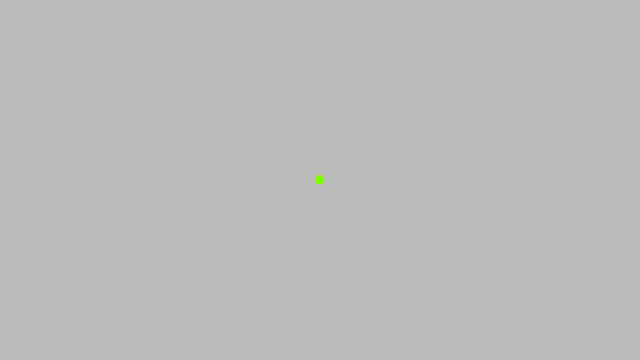
Frame 1 (no input)
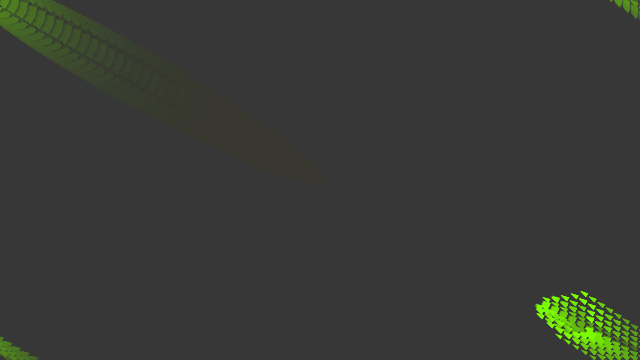
Frame 60 (the mouse pressed at the canvas centre just before this capture)
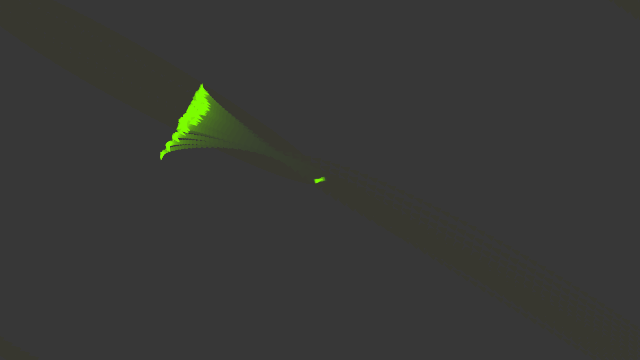
Frame 120 (the mouse held since frame 60 and released just before this capture)

The Processing sketch that drew these frames (run headless with seeded random() and noise(); from frame 60 on, the mouse is pressed at the canvas centre):

// Processing sketch: processing_168474
// ── processing_168474.pde

// Tweak of Daniel Shiffman's Flocking Example
// https://processing.org/examples/flocking.html

Flock flock;

void setup() {
  size(640, 360);
  flock = new Flock();
  // Add an initial set of boids into the system
  for (int i = 0; i < 150; i++) {
    flock.addBoid(new Boid(width/2,height/2));
  }
}

void draw() {
  fill (50, 30); //tweak: transparency
  noStroke();
  rect (0, 0, width, height);
  flock.run();
}

// Add a new boid into the System
void mousePressed() {
  flock.addBoid(new Boid(mouseX,mouseY));
}



// The Boid class

class Boid {

  PVector location;
  PVector velocity;
  PVector acceleration;
  float r;
  float maxforce;    // Maximum steering force
  float maxspeed;    // Maximum speed
  
    
    Boid(float x, float y) {
    acceleration = new PVector(0, 0);

    // This is a new PVector method not yet implemented in JS
    // velocity = PVector.random2D();

    // Leaving the code temporarily this way so that this example runs in JS
    float angle = random(TWO_PI);
    velocity = new PVector(cos(angle), sin(angle));

    location = new PVector(x, y);
    r = 2.0;
    maxspeed = 10;
    maxforce = 0.03;
  }
  

  void run(ArrayList<Boid> boids) {
    flock(boids);
    update();
    borders();
    render();
  }

  void applyForce(PVector force) {
    // We could add mass here if we want A = F / M
    acceleration.add(force);
  }

  // We accumulate a new acceleration each time based on three rules
  void flock(ArrayList<Boid> boids) {
    PVector sep = separate(boids);   // Separation
    PVector ali = align(boids);      // Alignment
    PVector coh = cohesion(boids);   // Cohesion
    // Arbitrarily weight these forces
    sep.mult(1.5);
    ali.mult(1.0);
    coh.mult(1.0);
    // Add the force vectors to acceleration
    applyForce(sep);
    applyForce(ali);
    applyForce(coh);
  }

  // Method to update location
  void update() {
    PVector mouse = new PVector(mouseX, mouseY);
    PVector dir = PVector.sub(mouse, location); 
    dir.normalize();                       
    dir.mult(.35);                        
    acceleration = dir;
    // Update velocity
    velocity.add(acceleration);
    // Limit speed
    velocity.limit(maxspeed);
    location.add(velocity);
    // Reset accelertion to 0 each cycle
    acceleration.mult(0);
  }

  // A method that calculates and applies a steering force towards a target
  // STEER = DESIRED MINUS VELOCITY
  PVector seek(PVector target) {
    PVector desired = PVector.sub(target, location);  // A vector pointing from the location to the target
    // Scale to maximum speed
    desired.normalize();
    desired.mult(maxspeed);

    // Above two lines of code below could be condensed with new PVector setMag() method
    // Not using this method until Processing.js catches up
    // desired.setMag(maxspeed);

    // Steering = Desired minus Velocity
    PVector steer = PVector.sub(desired, velocity);
    steer.limit(maxforce);  // Limit to maximum steering force
    return steer;
  }

  void render() {
    // Draw a triangle rotated in the direction of velocity
    float theta = velocity.heading2D() + radians(90);
    // heading2D() above is now heading() but leaving old syntax until Processing.js catches up
    
    fill(124, 252, 0);
    noStroke();
    pushMatrix();
    translate(location.x, location.y);
    rotate(theta);
    beginShape(TRIANGLES);
    vertex(0, -r*2);
    vertex(-r, r*2);
    vertex(r, r*2);
    endShape();
    popMatrix();
  }


  
  // Wraparound
  void borders() {
    if (location.x < -r) location.x = width+r;
    if (location.y < -r) location.y = height+r;
    if (location.x > width+r) location.x = -r;
    if (location.y > height+r) location.y = -r;
  }

  // Separation
  // Method checks for nearby boids and steers away
  PVector separate (ArrayList<Boid> boids) {
    float desiredseparation = 25.0f;
    PVector steer = new PVector(0, 0, 0);
    int count = 0;
    // For every boid in the system, check if it's too close
    for (Boid other : boids) {
      float d = PVector.dist(location, other.location);
      // If the distance is greater than 0 and less than an arbitrary amount (0 when you are yourself)
      if ((d > 0) && (d < desiredseparation)) {
        // Calculate vector pointing away from neighbor
        PVector diff = PVector.sub(location, other.location);
        diff.normalize();
        diff.div(d);        // Weight by distance
        steer.add(diff);
        count++;            // Keep track of how many
      }
    }
    // Average -- divide by how many
    if (count > 0) {
      steer.div((float)count);
    }

    // As long as the vector is greater than 0
    if (steer.mag() > 0) {
      // First two lines of code below could be condensed with new PVector setMag() method
      // Not using this method until Processing.js catches up
      // steer.setMag(maxspeed);

      // Implement Reynolds: Steering = Desired - Velocity
      steer.normalize();
      steer.mult(maxspeed);
      steer.sub(velocity);
      steer.limit(maxforce);
    }
    return steer;
  }

  // Alignment
  // For every nearby boid in the system, calculate the average velocity
  PVector align (ArrayList<Boid> boids) {
    float neighbordist = 50;
    PVector sum = new PVector(0, 0);
    int count = 0;
    for (Boid other : boids) {
      float d = PVector.dist(location, other.location);
      if ((d > 0) && (d < neighbordist)) {
        sum.add(other.velocity);
        count++;
      }
    }
    if (count > 0) {
      sum.div((float)count);
      // First two lines of code below could be condensed with new PVector setMag() method
      // Not using this method until Processing.js catches up
      // sum.setMag(maxspeed);

      // Implement Reynolds: Steering = Desired - Velocity
      sum.normalize();
      sum.mult(maxspeed);
      PVector steer = PVector.sub(sum, velocity);
      steer.limit(maxforce);
      return steer;
    } 
    else {
      return new PVector(0, 0);
    }
  }

  // Cohesion
  // For the average location (i.e. center) of all nearby boids, calculate steering vector towards that location
  PVector cohesion (ArrayList<Boid> boids) {
    float neighbordist = 50;
    PVector sum = new PVector(0, 0);   // Start with empty vector to accumulate all locations
    int count = 0;
    for (Boid other : boids) {
      float d = PVector.dist(location, other.location);
      if ((d > 0) && (d < neighbordist)) {
        sum.add(other.location); // Add location
        count++;
      }
    }
    if (count > 0) {
      sum.div(count);
      return seek(sum);  // Steer towards the location
    } 
    else {
      return new PVector(0, 0);
    }
  }
}




// The Flock (a list of Boid objects)

class Flock {
  ArrayList<Boid> boids; // An ArrayList for all the boids

  Flock() {
    boids = new ArrayList<Boid>(); // Initialize the ArrayList
  }

  void run() {
    for (Boid b : boids) {
      b.run(boids);  // Passing the entire list of boids to each boid individually
    }
  }

  void addBoid(Boid b) {
    boids.add(b);
  }

}
